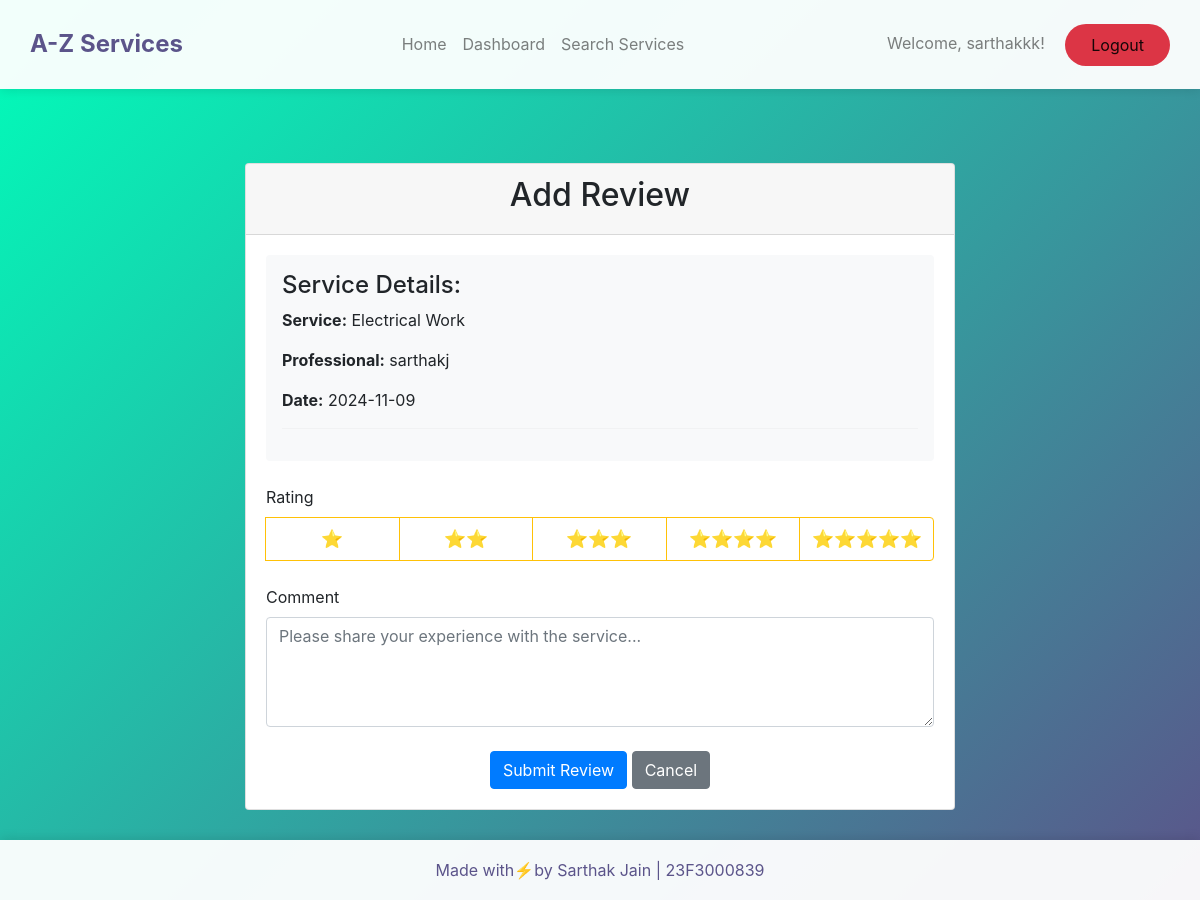
The page /customer/add_review/2 (signed in) on the database its author committed.
### app/models.py (models this page shows, shortened)
class User(UserMixin, db.Model):
    __tablename__ = 'user'
    id = db.Column(db.Integer, primary_key=True)
    username = db.Column(db.String(80), unique=True, nullable=False)
    password = db.Column(db.String(120), nullable=False)
    role = db.Column(db.String(20), nullable=False)  # 'admin', 'professional', 'customer'
    is_approved = db.Column(db.Boolean, default=False)
    is_blocked = db.Column(db.Boolean, default=False)
    average_rating = db.Column(db.Float, default=0.0)
    location = db.Column(db.String(100))
    pincode = db.Column(db.String(6))
    professional_id = db.Column(db.String(8), unique=True)  # For format PRO12345
    service_requests_made = db.relationship('ServiceRequest',
                                          foreign_keys='ServiceRequest.customer_id',
                                          backref='customer')
    service_requests_received = db.relationship('ServiceRequest',
                                              foreign_keys='ServiceRequest.professional_id',
                                              backref='professional')
    reviews_given = db.relationship('Review',
                                  foreign_keys='Review.customer_id',
                                  backref='reviewer')
    reviews_received = db.relationship('Review',
                                     foreign_keys='Review.professional_id',
                                     backref='reviewed_professional')

class Service(db.Model):
    __tablename__ = 'service'
    id = db.Column(db.Integer, primary_key=True)
    name = db.Column(db.String(100), nullable=False)
    description = db.Column(db.Text, nullable=False)
    base_price = db.Column(db.Float, nullable=False)
    time_required = db.Column(db.String(50), nullable=False)
    location = db.Column(db.String(100))
    pincode = db.Column(db.String(10))
    created_at = db.Column(db.DateTime, default=datetime.utcnow)
    service_requests = db.relationship('ServiceRequest', backref='requested_service')

class ServiceRequest(db.Model):
    __tablename__ = 'service_request'
    id = db.Column(db.Integer, primary_key=True)
    customer_id = db.Column(db.Integer, db.ForeignKey('user.id'), nullable=False)
    professional_id = db.Column(db.Integer, db.ForeignKey('user.id'))
    service_id = db.Column(db.Integer, db.ForeignKey('service.id'), nullable=False)
    status = db.Column(db.String(20), default='requested')  # requested, assigned, in_progress, pending_customer_approval, completed
    date_of_request = db.Column(db.DateTime, nullable=False)
    remarks = db.Column(db.Text)
    reviews = db.relationship('Review', backref='service_request', lazy=True)

### app/views/customer.py (the view, shortened to what this page needs)
@customer_bp.route('/add_review/<int:request_id>', methods=['GET', 'POST'])
@customer_required
def add_review(request_id):
    service_request = ServiceRequest.query.get_or_404(request_id)
    if service_request.customer_id != current_user.id:
        flash('You can only review your own service requests.', 'danger')
        return redirect(url_for('customer.dashboard'))
    if service_request.status != 'pending_customer_approval':
        flash('You can only review services that are pending your approval.', 'danger')
        return redirect(url_for('customer.dashboard'))
    existing_review = Review.query.filter_by(service_request_id=request_id).first()
    if existing_review:
        flash('You have already reviewed this service.', 'warning')
        return redirect(url_for('customer.dashboard'))
    form = ReviewForm()
    return render_template('customer/add_review.html',
                         form=form,
                         service_request=service_request)

### app/forms.py
class ReviewForm(FlaskForm):
    rating = RadioField('Rating',
                       choices=[('1', '1'), ('2', '2'), ('3', '3'), ('4', '4'), ('5', '5')],
                       validators=[DataRequired()])
    comment = TextAreaField('Comment',
                          validators=[DataRequired(), Length(min=10, max=500)],
                          render_kw={"placeholder": "Please share your experience (minimum 10 characters)"})
    submit = SubmitField('Submit Review')

### app/__init__.py (called while the page is built)
def create_app(config_class=Config):
    app = Flask(__name__)
    app.config.from_object(config_class)
    db.init_app(app)
    migrate.init_app(app, db)
    login_manager.init_app(app)
    login_manager.login_view = 'main.login'
    from .models import User
    @login_manager.user_loader
    def load_user(user_id):
        return User.query.get(int(user_id))
    from .views.admin import admin_bp
    from .views.customer import customer_bp
    from .views.professional import professional_bp
    from .routes import main_bp
    app.register_blueprint(admin_bp, url_prefix='/admin')
    app.register_blueprint(customer_bp, url_prefix='/customer')
    app.register_blueprint(professional_bp, url_prefix='/professional')
    app.register_blueprint(main_bp)
    with app.app_context():
        db.create_all()
    return app

### app/views/customer.py (called while the page is built)
def customer_required(f):
    @wraps(f)
    @login_required
    def decorated_function(*args, **kwargs):
        if not current_user.role == 'customer':
            flash('You must be a customer to access this page.', 'danger')
            return redirect(url_for('main.index'))
        return f(*args, **kwargs)
    return decorated_function

### app/templates/customer/add_review.html (shortened to what this page needs)
{% extends "layout.html" %}
{% block content %}
<div class="container mt-4">
    <div class="row justify-content-center">
        <div class="col-md-8">
            <div class="card">
                <div class="card-header">
                    <h2 class="text-center">Add Review</h2>
                </div>
                <div class="card-body">
                    <div class="service-details mb-4">
                        <h4>Service Details:</h4>
                        <p><strong>Service:</strong> {{ service_request.requested_service.name }}</p>
                        {% if service_request.professional %}
                            <p><strong>Professional:</strong> {{ service_request.professional.username }}</p>
                        {% endif %}
                        <p><strong>Date:</strong> {{ service_request.date_of_request.strftime('%Y-%m-%d') }}</p>
                        <hr>
                    </div>
                    <form method="POST">
                        <div class="form-group mb-3">
                            <label class="form-label">Rating</label>
                            <div class="btn-group d-flex" role="group">
                                {% for value, label in form.rating.choices %}
                                <label class="btn btn-outline-warning" for="star{{ value }}">
                                    {{ '⭐' * loop.index }}
                                </label>
                                {% endfor %}
                            </div>
                        </div>
                        <div class="form-group mb-3">
                            {{ form.comment.label(class="form-label") }}
                            {{ form.comment(class="form-control", rows=4,
                               placeholder="Please share your experience with the service...") }}
                        </div>
                        <div class="text-center mt-4">
                            {{ form.submit(class="btn btn-primary") }}
                            <a href="{{ url_for('customer.dashboard') }}" class="btn btn-secondary">Cancel</a>
                        </div>
                    </form>
                </div>
            </div>
        </div>
    </div>
</div>
{% endblock %}

### app/templates/layout.html (shortened to what this page needs)
<!DOCTYPE html>
<html lang="en">
<head>
    <link href="https://cdn.jsdelivr.net/npm/bootstrap@5.3.2/dist/css/bootstrap.min.css" rel="stylesheet">
    <link rel="stylesheet" href="https://stackpath.bootstrapcdn.com/bootstrap/4.5.2/css/bootstrap.min.css">
</head>
<body>
    <nav class="navbar navbar-expand-lg navbar-light d-flex justify-content-between">
        <div>
        <a class="navbar-brand" href="{{ url_for('main.index') }}">A-Z Services</a>
        </div>
            <ul class="navbar-nav">
                <li class="nav-item">
                    <a class="nav-link" href="{{ url_for('main.index') }}">Home</a>
                </li>
                {% if current_user.is_authenticated %}
                    <li class="nav-item">
                        {% if current_user.role == 'customer' %}
                            <a class="nav-link" href="{{ url_for('customer.dashboard') }}">Dashboard</a>
                        {% elif current_user.role == 'professional' %}
                            <a class="nav-link" href="{{ url_for('professional.dashboard') }}">Dashboard</a>
                        {% elif current_user.role == 'admin' %}
                            <a class="nav-link" href="{{ url_for('admin.dashboard') }}">Dashboard</a>
                        {% endif %}
                    </li>
                {% endif %}
                {% if current_user.role=="customer" %}
                <li class="nav-item">
                    <a class="nav-link" href="{{ url_for('customer.search_services') }}">Search Services</a>
                </li>
                {% endif %}
            </ul>
            <div class="navbar-text">
                {% if current_user.is_authenticated %}
                    <span class="navbar-text mr-3">Welcome, {{ current_user.username }}!</span>
                    <a class="btn btn-logout" href="{{ url_for('main.logout') }}">Logout</a>
                {% else %}
                    <a class="btn btn-login" href="{{ url_for('main.login') }}">Login</a>
                    <a class="btn btn-register" href="{{ url_for('main.register') }}">Register</a>
                {% endif %}
            </div>
    </nav>
    <div class="page-wrapper">
        <div class="container">
            {% block content %}{% endblock %}
        </div>
    </div>
    <footer class="footer">
        <p class="mb-0">Made with⚡by Sarthak Jain | 23F3000839</p>
    </footer>
</body>
</html>

### app/templates/layout.html (style rules this page uses)
body { background: linear-gradient(135deg, #00feba, #5b548a); min-height: 100vh; padding-bottom: 60px; position: relative; }
.navbar { padding: 15px 30px; background: rgba(255, 255, 255, 0.95) !important; box-shadow: 0 2px 10px rgba(0,0,0,0.1); }
.navbar-brand { font-weight: bold; font-size: 24px; color: #5b548a !important; }
.page-wrapper { padding-top: 50px; padding-bottom: 30px; }
.btn-logout { background: #dc3545; color: white; padding: 8px 25px; border-radius: 25px; }
.footer { position: absolute; bottom: 0; width: 100%; height: 60px; background: rgba(255, 255, 255, 0.95); display: flex; align-items: center; justify-content: center; color: #5b548a; box-shadow: 0 -2px 10px rgba(0,0,0,0.1); }

### app/templates/customer/add_review.html (style rules this page uses)
.service-details { background-color: #f8f9fa; padding: 1rem; border-radius: 0.25rem; }
.btn-outline-warning { color: #ffc107; border-color: #ffc107; }
.btn-group .btn { flex: 1; }
.btn-group label.btn { padding: 0.5rem; font-size: 1.1rem; }

### rows shown on the page
User: username "sarthakkk"
Service: requested_service.name "Electrical Work"
User: professional.username "sarthakj"
ServiceRequest: date_of_request "2024-11-09"

### other values the page prints
{{ '⭐' * loop.index }} "⭐" "⭐⭐" "⭐⭐⭐" "⭐⭐⭐⭐" "⭐⭐⭐⭐⭐"
